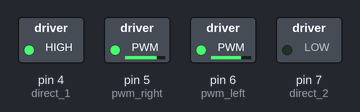
Bench run of a sketch on a simulated Arduino Uno, built with avr-gcc and run on an emulated ATmega328P. Parts: switched loads named in the sketch (green lamp = pin HIGH).

Above: at 0.1 s.
Timing chart, 0 to 1.6 s (numbered marks = the images above):
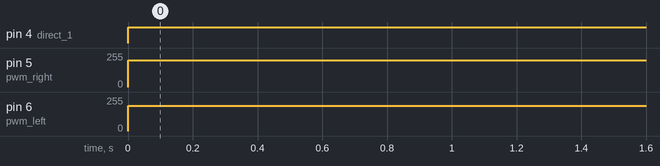

Measured:
- by itself, pin 4 (direct_1): LOW → HIGH at 0.00 s
- by itself, pin 5 (pwm_right): 0/255 → 200/255 at 0.00 s
- by itself, pin 6 (pwm_left): 0/255 → 190/255 at 0.00 s

The sketch:

basic_line_follower.ino
```cpp
/*
 * Nana Abekah                    *
 * Sometime mid March(20s), 2018  *
 * CETA basic line follower       *
*/


//motors and sensors ports
const int pwm_left = 6;
const int pwm_right = 5;
const int direct_1 = 4;
const int direct_2 = 7;
const int qti_right = A1;
const int qti_left = A0;

// qti clear value;
const int qtiClear = 100;
const int qtiOff = 920;
//Motor speeds
const int on_track_power = 250;
const int off_track_power = 90;
const int straight_power = 255;

int right_val = 0;
int left_val = 0;

void setup() {
  // put your setup code here, to run once:
  pinMode(pwm_left, OUTPUT);
  pinMode(pwm_right, OUTPUT);
  pinMode(direct_1, OUTPUT);
  pinMode(direct_2, OUTPUT);
  pinMode(qti_right, INPUT_PULLUP);//Check to make sure this works
  pinMode(qti_left, INPUT_PULLUP);
  Serial.begin(9600);
}

bool left, right = false;
void loop() {
  /*
  // put your main code here, to run repeatedly:
  right_val = analogRead(qti_right);
  left_val = analogRead(qti_left);
  Serial.print(right_val);
  Serial.println("    Right side");
  Serial.print(left_val);
  Serial.println("    Left side");
  if(left_val > qtiClear || right_val > qtiClear){
    if(right_val > qtiClear && left_val > qtiClear){
      right_motors(straight_power);
      left_motors(straight_power);
    }
    else if(left_val > qtiClear){
      right_motors(on_track_power);
      left_motors(off_track_power);
      left = true;
      right = false;
    }
    else /*(right_val > qtiClear )/{
      right_motors(off_track_power);
      left_motors(on_track_power);
      left = false;
      right = true;
    }
  }else if(right_val < qtiClear && left_val < qtiClear ){
    if(left){
      right_motors(on_track_power);
      left_motors(off_track_power);
    }else if(right){
      right_motors(off_track_power);
      left_motors(on_track_power);
    }else{
      right_motors(straight_power);
      left_motors(straight_power);
    }
  }
  delay(1);*/

  left_motors(190);
  right_motors(200);
}

void left_motors(int power){
   digitalWrite(direct_1, HIGH);
   digitalWrite(direct_2, LOW);
   analogWrite(pwm_left, power);
}

void right_motors(int power){
   digitalWrite(direct_1, HIGH);
   digitalWrite(direct_2, LOW);
   analogWrite(pwm_right, power);
}
```
